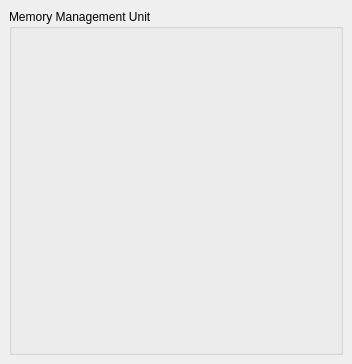
         <widget class="QWidget" name="TabPage" >
          <attribute name="title" >
           <string>MMU</string>
          </attribute>
          <layout class="QVBoxLayout" >
           <property name="margin" >
            <number>9</number>
           </property>
           <property name="spacing" >
            <number>9</number>
           </property>
           <item>
            <widget class="QGroupBox" name="groupBox_15" >
             <property name="title" >
              <string>Memory Management Unit</string>
             </property>
             <property name="flat" >
              <bool>false</bool>
             </property>
             <property name="lineWidth" stdset="0" >
              <number>1</number>
             </property>
             <layout class="QVBoxLayout" >
              <property name="margin" >
               <number>9</number>
              </property>
              <property name="spacing" >
               <number>9</number>
              </property>
              <item>
               <widget class="MdtGui::LabeledCombobox" name="C_USE_MMU" >
                <property name="TclProc" >
                 <string>gui_use_mmu</string>
                </property>
                <property name="Label" >
                 <string>Memory Management</string>
                </property>
                <property name="LabelTooltip" >
                 <string>&lt;qt>This parameter specifies the Memory Management Unit (MMU) implementation.  To disable the MMU set this parameter to None (0), which is the default.  To only enable User Mode and Privileged Mode instructions set this parameter to Usermode (1).  To enable Memory Protection set the parameter to Protection (2). To enable full MMU functionality, including virtual memory address translation, set this parameter to Virtual (3).&lt;br>&lt;br>When Usermode is set, the Privileged Instruction exception is enabled. When Protection or Virtual is set, the Privileged Instruction exception and the four MMU exceptions (Data Storage, Instruction Storage, Data TLB Miss, Instruction TLB Miss) are enabled.&lt;br>&lt;br>Note that to be able to use the MMU, area optimization must not be enabled on the Instructions tab.&lt;/qt></string>
                </property>
                <property name="Key" >
                 <string>C_USE_MMU</string>
                </property>
               </widget>
              </item>
              <item>
               <widget class="MdtGui::LabeledCombobox" name="C_MMU_DTLB_SIZE" >
                <property name="TclProc" >
                 <string>gui_mmu_dtlb_size</string>
                </property>
                <property name="Label" >
                 <string>Data Shadow Translation Look-Aside Buffer Size</string>
                </property>
                <property name="LabelTooltip" >
                 <string>&lt;qt>This parameter defines the size of the data shadow Translation Look-Aside Buffer (TLB).  This TLB is used to cache data address translation information, to improve performance of the translation.  The selection is a trade-off between smaller size and better performance.  The default value is 4.&lt;/qt></string>
                </property>
                <property name="Key" >
                 <string>C_MMU_DTLB_SIZE</string>
                </property>
               </widget>
              </item>
              <item>
               <widget class="MdtGui::LabeledCombobox" name="C_MMU_ITLB_SIZE" >
                <property name="TclProc" >
                 <string>gui_mmu_itlb_size</string>
                </property>
                <property name="Label" >
                 <string>Instruction Shadow Translation Look-Aside Buffer Size</string>
                </property>
                <property name="LabelTooltip" >
                 <string>&lt;qt>This parameter defines the size of the instruction shadow Translation Look-Aside Buffer (TLB).  This TLB is used to cache instruction address translation information, to improve performance of the translation.  The selection is a trade-off between smaller size and better performance.  The default value is 2.&lt;/qt></string>
                </property>
                <property name="Key" >
                 <string>C_MMU_ITLB_SIZE</string>
                </property>
               </widget>
              </item>
              <item>
               <widget class="MdtGui::LabeledCombobox" name="C_MMU_TLB_ACCESS" >
                <property name="TclProc" >
                 <string>gui_mmu_tlb_access</string>
                </property>
                <property name="Label" >
                 <string>Enable Access to Memory Management Special Registers</string>
                </property>
                <property name="LabelTooltip" >
                 <string>&lt;qt>Enable access to Memory Management Special Registers using the MFS and MTS instructions:&lt;ul>&lt;li>Minimal (0) only allows writing TLBLO, TLBHI and TLBX.&lt;li>Read (1) adds reading of TLBLO, TLBHI, TLBX, PID and ZPR.&lt;li>Write (2) allows writing all registers, and reading TLBX.&lt;li>Full (3) adds reading of TLBLO, TLBHI, TLBX, PID and ZPR.&lt;/ul>In many cases it is not necessary for software to have full read access.  For example, this is the case for Linux Memory Management code.  It is then safe to set access to Write, in order to save area.  When using static memory protection, access can be set to Minimal, since software then has no need to use TLBSX, PID and ZPR.&lt;/qt></string>
                </property>
                <property name="Key" >
                 <string>C_MMU_TLB_ACCESS</string>
                </property>
               </widget>
              </item>
              <item>
               <widget class="MdtGui::LabeledSpinbox" name="C_MMU_ZONES" >
                <property name="TclProc" >
                 <string>gui_mmu_zones</string>
                </property>
                <property name="Label" >
                 <string>Number of Memory Protection Zones</string>
                </property>
                <property name="LabelTooltip" >
                 <string>&lt;qt>Specifies the number of memory protection zones to implement.  In many cases memory management software does not utilize all available zones.  For example, the Linux Memory Management code only uses two zones.  In this case it is safe to reduce the number of implemented zones, in order to save area.&lt;/qt></string>
                </property>
                <property name="Key" >
                 <string>C_MMU_ZONES</string>
                </property>
               </widget>
              </item>
              <item>
               <widget class="MdtGui::LabeledCombobox" name="C_MMU_PRIVILEGED_INSTR" >
                <property name="Label" >
                 <string>Privileged Instructions</string>
                </property>
                <property name="LabelTooltip" >
                 <string>&lt;qt>Specifies which instructions are allowed in User Mode. The setting Full Protection (0) ensures full protection between processes. The setting Allow Stream Instructions (1) makes it possible to use FSL and AXI4-Stream instructions in User Mode.&lt;br>&lt;br>&lt;b>It is strongly discouraged to change this setting from Full Protection, unless absolutely necessary for performance reasons.&lt;/b>&lt;/qt></string>
                </property>
                <property name="Key" >
                 <string>C_MMU_PRIVILEGED_INSTR</string>
                </property>
               </widget>
              </item>
              <item>
               <spacer>
                <property name="orientation" >
                 <enum>Qt::Vertical</enum>
                </property>
                <property name="sizeType" >
                 <enum>QSizePolicy::Expanding</enum>
                </property>
                <property name="sizeHint" >
                 <size>
                  <width>310</width>
                  <height>260</height>
                 </size>
                </property>
               </spacer>
              </item>
             </layout>
            </widget>
           </item>
          </layout>
         </widget>
